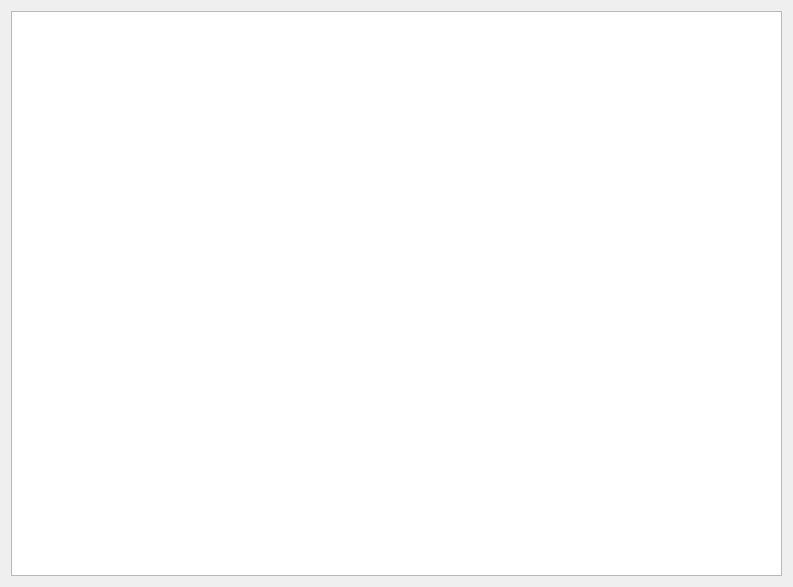
<?xml version="1.0" encoding="UTF-8"?>
<ui version="4.0">
 <class>AntGeometryWorkspace</class>
 <widget class="QWidget" name="AntGeometryWorkspace">
  <property name="geometry">
   <rect>
    <x>0</x>
    <y>0</y>
    <width>793</width>
    <height>587</height>
   </rect>
  </property>
  <property name="windowTitle">
   <string>Form</string>
  </property>
  <layout class="QGridLayout" name="gridLayout">
   <item row="0" column="0">
    <widget class="VectorialView" name="vectorialView">
     <property name="sizePolicy">
      <sizepolicy hsizetype="Expanding" vsizetype="Expanding">
       <horstretch>2</horstretch>
       <verstretch>2</verstretch>
      </sizepolicy>
     </property>
    </widget>
   </item>
  </layout>
 </widget>
 <customwidgets>
  <customwidget>
   <class>VectorialView</class>
   <extends>QGraphicsView</extends>
   <header location="global">fort/studio/widget/vectorgraphics/VectorialView.hpp</header>
  </customwidget>
 </customwidgets>
 <resources/>
 <connections/>
</ui>
